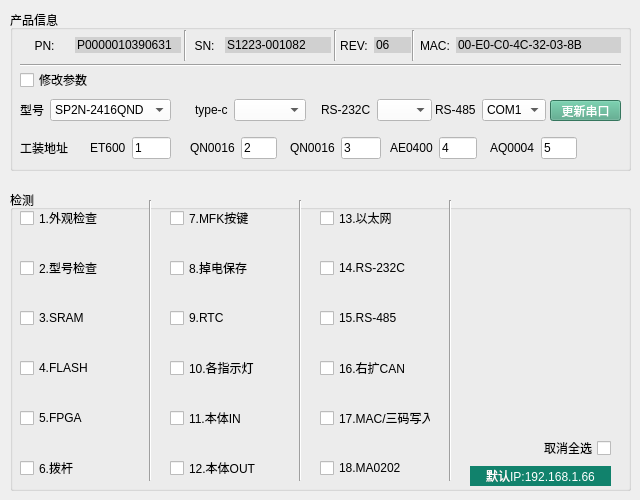
   <widget class="QWidget" name="tab_4">
    <attribute name="title">
     <string>CPU</string>
    </attribute>
    <widget class="QGroupBox" name="groupBox_18">
     <property name="geometry">
      <rect>
       <x>10</x>
       <y>10</y>
       <width>621</width>
       <height>161</height>
      </rect>
     </property>
     <property name="title">
      <string>产品信息</string>
     </property>
     <widget class="QWidget" name="layoutWidget_20">
      <property name="geometry">
       <rect>
        <x>330</x>
        <y>20</y>
        <width>71</width>
        <height>31</height>
       </rect>
      </property>
      <layout class="QHBoxLayout" name="horizontalLayout_30">
       <item>
        <widget class="QLabel" name="label_56">
         <property name="styleSheet">
          <string notr="true">font: 87 10pt &quot;Arial Black&quot;;
</string>
         </property>
         <property name="text">
          <string>REV:</string>
         </property>
         <property name="alignment">
          <set>Qt::AlignCenter</set>
         </property>
        </widget>
       </item>
       <item alignment="Qt::AlignHCenter|Qt::AlignVCenter">
        <widget class="QLineEdit" name="lineEdit_32">
         <property name="styleSheet">
          <string notr="true">background-color: rgb(208, 208, 208);
font: 87 10pt &quot;Arial Black&quot;;
border: none;</string>
         </property>
         <property name="text">
          <string>06</string>
         </property>
        </widget>
       </item>
      </layout>
     </widget>
     <widget class="QWidget" name="layoutWidget_21">
      <property name="geometry">
       <rect>
        <x>180</x>
        <y>20</y>
        <width>141</width>
        <height>31</height>
       </rect>
      </property>
      <layout class="QHBoxLayout" name="horizontalLayout_31">
       <item>
        <widget class="QLabel" name="label_57">
         <property name="styleSheet">
          <string notr="true">font: 87 10pt &quot;Arial Black&quot;;
</string>
         </property>
         <property name="text">
          <string>SN:</string>
         </property>
         <property name="alignment">
          <set>Qt::AlignCenter</set>
         </property>
        </widget>
       </item>
       <item alignment="Qt::AlignHCenter|Qt::AlignVCenter">
        <widget class="QLineEdit" name="lineEdit_31">
         <property name="styleSheet">
          <string notr="true">background-color: rgb(208, 208, 208);
font: 87 10pt &quot;Arial Black&quot;;
border: none;
</string>
         </property>
         <property name="text">
          <string>S1223-001082</string>
         </property>
        </widget>
       </item>
      </layout>
     </widget>
     <widget class="QWidget" name="layoutWidget_22">
      <property name="geometry">
       <rect>
        <x>10</x>
        <y>20</y>
        <width>161</width>
        <height>31</height>
       </rect>
      </property>
      <layout class="QHBoxLayout" name="horizontalLayout_32">
       <item>
        <widget class="QLabel" name="label_58">
         <property name="styleSheet">
          <string notr="true">font: 87 10pt &quot;Arial Black&quot;;
</string>
         </property>
         <property name="text">
          <string>PN:</string>
         </property>
         <property name="alignment">
          <set>Qt::AlignCenter</set>
         </property>
        </widget>
       </item>
       <item alignment="Qt::AlignHCenter|Qt::AlignVCenter">
        <widget class="QLineEdit" name="lineEdit_30">
         <property name="styleSheet">
          <string notr="true">background-color: rgb(208, 208, 208);
font: 87 10pt &quot;Arial Black&quot;;
border: none;</string>
         </property>
         <property name="text">
          <string>P0000010390631</string>
         </property>
        </widget>
       </item>
      </layout>
     </widget>
     <widget class="QWidget" name="layoutWidget_23">
      <property name="geometry">
       <rect>
        <x>10</x>
        <y>85</y>
        <width>151</width>
        <height>30</height>
       </rect>
      </property>
      <layout class="QHBoxLayout" name="horizontalLayout_33">
       <item>
        <widget class="QLabel" name="label_59">
         <property name="text">
          <string>型号</string>
         </property>
        </widget>
       </item>
       <item>
        <widget class="QComboBox" name="comboBox_20">
         <property name="styleSheet">
          <string notr="true">background-color: rgb(255, 255, 255);</string>
         </property>
         <item>
          <property name="text">
           <string>SP2N-2416QND</string>
          </property>
         </item>
        </widget>
       </item>
      </layout>
     </widget>
     <widget class="QWidget" name="layoutWidget_24">
      <property name="geometry">
       <rect>
        <x>311</x>
        <y>85</y>
        <width>111</width>
        <height>30</height>
       </rect>
      </property>
      <layout class="QHBoxLayout" name="horizontalLayout_34">
       <item alignment="Qt::AlignHCenter">
        <widget class="QLabel" name="label_60">
         <property name="text">
          <string>RS-232C</string>
         </property>
        </widget>
       </item>
       <item>
        <widget class="QComboBox" name="comboBox_21">
         <property name="styleSheet">
          <string notr="true">background-color: rgb(255, 255, 255);</string>
         </property>
        </widget>
       </item>
      </layout>
     </widget>
     <widget class="QWidget" name="layoutWidget_25">
      <property name="geometry">
       <rect>
        <x>425</x>
        <y>85</y>
        <width>111</width>
        <height>30</height>
       </rect>
      </property>
      <layout class="QHBoxLayout" name="horizontalLayout_37">
       <item alignment="Qt::AlignHCenter">
        <widget class="QLabel" name="label_64">
         <property name="text">
          <string>RS-485</string>
         </property>
        </widget>
       </item>
       <item>
        <widget class="QComboBox" name="comboBox_22">
         <property name="styleSheet">
          <string notr="true">background-color: rgb(255, 255, 255);</string>
         </property>
         <item>
          <property name="text">
           <string>COM1</string>
          </property>
         </item>
        </widget>
       </item>
      </layout>
     </widget>
     <widget class="QWidget" name="layoutWidget_3">
      <property name="geometry">
       <rect>
        <x>80</x>
        <y>123</y>
        <width>81</width>
        <height>30</height>
       </rect>
      </property>
      <layout class="QHBoxLayout" name="horizontalLayout_8">
       <item>
        <widget class="QLabel" name="label_67">
         <property name="text">
          <string>ET600</string>
         </property>
        </widget>
       </item>
       <item>
        <widget class="QLineEdit" name="lineEdit_34">
         <property name="styleSheet">
          <string notr="true">background-color: rgb(255, 255, 255);</string>
         </property>
         <property name="text">
          <string>1</string>
         </property>
        </widget>
       </item>
      </layout>
     </widget>
     <widget class="QWidget" name="layoutWidget_4">
      <property name="geometry">
       <rect>
        <x>180</x>
        <y>123</y>
        <width>87</width>
        <height>30</height>
       </rect>
      </property>
      <layout class="QHBoxLayout" name="horizontalLayout_9">
       <item>
        <widget class="QLabel" name="label_68">
         <property name="text">
          <string>QN0016</string>
         </property>
        </widget>
       </item>
       <item>
        <widget class="QLineEdit" name="lineEdit_35">
         <property name="styleSheet">
          <string notr="true">background-color: rgb(255, 255, 255);</string>
         </property>
         <property name="text">
          <string>2</string>
         </property>
        </widget>
       </item>
      </layout>
     </widget>
     <widget class="QWidget" name="layoutWidget_5">
      <property name="geometry">
       <rect>
        <x>280</x>
        <y>123</y>
        <width>91</width>
        <height>30</height>
       </rect>
      </property>
      <layout class="QHBoxLayout" name="horizontalLayout_10">
       <item>
        <widget class="QLabel" name="label_69">
         <property name="text">
          <string>QN0016</string>
         </property>
        </widget>
       </item>
       <item>
        <widget class="QLineEdit" name="lineEdit_36">
         <property name="styleSheet">
          <string notr="true">background-color: rgb(255, 255, 255);</string>
         </property>
         <property name="text">
          <string>3</string>
         </property>
        </widget>
       </item>
      </layout>
     </widget>
     <widget class="QWidget" name="layoutWidget_6">
      <property name="geometry">
       <rect>
        <x>380</x>
        <y>123</y>
        <width>87</width>
        <height>30</height>
       </rect>
      </property>
      <layout class="QHBoxLayout" name="horizontalLayout_14">
       <item>
        <widget class="QLabel" name="label_70">
         <property name="text">
          <string>AE0400</string>
         </property>
        </widget>
       </item>
       <item>
        <widget class="QLineEdit" name="lineEdit_37">
         <property name="styleSheet">
          <string notr="true">background-color: rgb(255, 255, 255);</string>
         </property>
         <property name="text">
          <string>4</string>
         </property>
        </widget>
       </item>
      </layout>
     </widget>
     <widget class="QWidget" name="layoutWidget_8">
      <property name="geometry">
       <rect>
        <x>480</x>
        <y>123</y>
        <width>87</width>
        <height>30</height>
       </rect>
      </property>
      <layout class="QHBoxLayout" name="horizontalLayout_40">
       <item>
        <widget class="QLabel" name="label_71">
         <property name="text">
          <string>AQ0004</string>
         </property>
        </widget>
       </item>
       <item>
        <widget class="QLineEdit" name="lineEdit_38">
         <property name="styleSheet">
          <string notr="true">background-color: rgb(255, 255, 255);</string>
         </property>
         <property name="text">
          <string>5</string>
         </property>
        </widget>
       </item>
      </layout>
     </widget>
     <widget class="QCheckBox" name="checkBox_71">
      <property name="geometry">
       <rect>
        <x>10</x>
        <y>62</y>
        <width>71</width>
        <height>16</height>
       </rect>
      </property>
      <property name="text">
       <string>修改参数</string>
      </property>
     </widget>
     <widget class="QPushButton" name="pushButton_renewSerial">
      <property name="geometry">
       <rect>
        <x>540</x>
        <y>90</y>
        <width>71</width>
        <height>21</height>
       </rect>
      </property>
      <property name="styleSheet">
       <string notr="true">background-color: rgb(126, 126, 126);
color: rgb(255, 255, 255);
background-color: rgb(76, 165, 132);</string>
      </property>
      <property name="text">
       <string>更新串口</string>
      </property>
     </widget>
     <widget class="QWidget" name="layoutWidget_26">
      <property name="geometry">
       <rect>
        <x>185</x>
        <y>85</y>
        <width>111</width>
        <height>30</height>
       </rect>
      </property>
      <layout class="QHBoxLayout" name="horizontalLayout_39">
       <item>
        <widget class="QLabel" name="label_66">
         <property name="text">
          <string>type-c</string>
         </property>
        </widget>
       </item>
       <item>
        <widget class="QComboBox" name="comboBox_23">
         <property name="styleSheet">
          <string notr="true">background-color: rgb(255, 255, 255);</string>
         </property>
        </widget>
       </item>
      </layout>
     </widget>
     <widget class="QLabel" name="label_90">
      <property name="geometry">
       <rect>
        <x>10</x>
        <y>124</y>
        <width>61</width>
        <height>28</height>
       </rect>
      </property>
      <property name="text">
       <string>工装地址</string>
      </property>
     </widget>
     <widget class="Line" name="line_5">
      <property name="geometry">
       <rect>
        <x>10</x>
        <y>45</y>
        <width>601</width>
        <height>20</height>
       </rect>
      </property>
      <property name="orientation">
       <enum>Qt::Horizontal</enum>
      </property>
     </widget>
     <widget class="QWidget" name="layoutWidget">
      <property name="geometry">
       <rect>
        <x>410</x>
        <y>20</y>
        <width>201</width>
        <height>31</height>
       </rect>
      </property>
      <layout class="QHBoxLayout" name="horizontalLayout_7">
       <item>
        <widget class="QLabel" name="label_61">
         <property name="styleSheet">
          <string notr="true">font: 87 10pt &quot;Arial Black&quot;;
</string>
         </property>
         <property name="text">
          <string>MAC:</string>
         </property>
        </widget>
       </item>
       <item>
        <widget class="QLineEdit" name="lineEdit_33">
         <property name="styleSheet">
          <string notr="true">background-color: rgb(208, 208, 208);
font: 87 10pt &quot;Arial Black&quot;;
border: none;</string>
         </property>
         <property name="text">
          <string>00-E0-C0-4C-32-03-8B</string>
         </property>
        </widget>
       </item>
      </layout>
     </widget>
     <widget class="Line" name="line_11">
      <property name="geometry">
       <rect>
        <x>165</x>
        <y>20</y>
        <width>20</width>
        <height>31</height>
       </rect>
      </property>
      <property name="orientation">
       <enum>Qt::Vertical</enum>
      </property>
     </widget>
     <widget class="Line" name="line_12">
      <property name="geometry">
       <rect>
        <x>315</x>
        <y>20</y>
        <width>20</width>
        <height>31</height>
       </rect>
      </property>
      <property name="orientation">
       <enum>Qt::Vertical</enum>
      </property>
     </widget>
     <widget class="Line" name="line_13">
      <property name="geometry">
       <rect>
        <x>393</x>
        <y>20</y>
        <width>20</width>
        <height>31</height>
       </rect>
      </property>
      <property name="orientation">
       <enum>Qt::Vertical</enum>
      </property>
     </widget>
     <zorder>line_5</zorder>
     <zorder>line_13</zorder>
     <zorder>line_12</zorder>
     <zorder>line_11</zorder>
     <zorder>layoutWidget</zorder>
     <zorder>layoutWidget_20</zorder>
     <zorder>layoutWidget_21</zorder>
     <zorder>layoutWidget_22</zorder>
     <zorder>layoutWidget_23</zorder>
     <zorder>layoutWidget_24</zorder>
     <zorder>layoutWidget_25</zorder>
     <zorder>layoutWidget_3</zorder>
     <zorder>layoutWidget_4</zorder>
     <zorder>layoutWidget_5</zorder>
     <zorder>layoutWidget_6</zorder>
     <zorder>layoutWidget_8</zorder>
     <zorder>checkBox_71</zorder>
     <zorder>pushButton_renewSerial</zorder>
     <zorder>layoutWidget_26</zorder>
     <zorder>label_90</zorder>
    </widget>
    <widget class="QGroupBox" name="groupBox_19">
     <property name="geometry">
      <rect>
       <x>10</x>
       <y>190</y>
       <width>621</width>
       <height>301</height>
      </rect>
     </property>
     <property name="title">
      <string>检测</string>
     </property>
     <widget class="QCheckBox" name="checkBox_53">
      <property name="geometry">
       <rect>
        <x>10</x>
        <y>170</y>
        <width>101</width>
        <height>16</height>
       </rect>
      </property>
      <property name="text">
       <string>4.FLASH</string>
      </property>
     </widget>
     <widget class="QCheckBox" name="checkBox_56">
      <property name="geometry">
       <rect>
        <x>10</x>
        <y>270</y>
        <width>101</width>
        <height>16</height>
       </rect>
      </property>
      <property name="text">
       <string>6.拨杆</string>
      </property>
     </widget>
     <widget class="QCheckBox" name="checkBox_55">
      <property name="geometry">
       <rect>
        <x>10</x>
        <y>220</y>
        <width>101</width>
        <height>16</height>
       </rect>
      </property>
      <property name="text">
       <string>5.FPGA</string>
      </property>
     </widget>
     <widget class="QCheckBox" name="checkBox_57">
      <property name="geometry">
       <rect>
        <x>160</x>
        <y>20</y>
        <width>101</width>
        <height>16</height>
       </rect>
      </property>
      <property name="text">
       <string>7.MFK按键</string>
      </property>
     </widget>
     <widget class="QCheckBox" name="checkBox_58">
      <property name="geometry">
       <rect>
        <x>160</x>
        <y>70</y>
        <width>101</width>
        <height>16</height>
       </rect>
      </property>
      <property name="text">
       <string>8.掉电保存</string>
      </property>
     </widget>
     <widget class="QCheckBox" name="checkBox_60">
      <property name="geometry">
       <rect>
        <x>160</x>
        <y>170</y>
        <width>101</width>
        <height>16</height>
       </rect>
      </property>
      <property name="text">
       <string>10.各指示灯</string>
      </property>
     </widget>
     <widget class="QCheckBox" name="checkBox_59">
      <property name="geometry">
       <rect>
        <x>160</x>
        <y>120</y>
        <width>101</width>
        <height>16</height>
       </rect>
      </property>
      <property name="text">
       <string>9.RTC</string>
      </property>
     </widget>
     <widget class="QCheckBox" name="checkBox_61">
      <property name="geometry">
       <rect>
        <x>160</x>
        <y>220</y>
        <width>101</width>
        <height>16</height>
       </rect>
      </property>
      <property name="text">
       <string>11.本体IN</string>
      </property>
     </widget>
     <widget class="QCheckBox" name="checkBox_62">
      <property name="geometry">
       <rect>
        <x>160</x>
        <y>270</y>
        <width>101</width>
        <height>16</height>
       </rect>
      </property>
      <property name="text">
       <string>12.本体OUT</string>
      </property>
     </widget>
     <widget class="QCheckBox" name="checkBox_64">
      <property name="geometry">
       <rect>
        <x>310</x>
        <y>70</y>
        <width>101</width>
        <height>16</height>
       </rect>
      </property>
      <property name="text">
       <string>14.RS-232C</string>
      </property>
     </widget>
     <widget class="QCheckBox" name="checkBox_63">
      <property name="geometry">
       <rect>
        <x>310</x>
        <y>20</y>
        <width>101</width>
        <height>16</height>
       </rect>
      </property>
      <property name="text">
       <string>13.以太网</string>
      </property>
     </widget>
     <widget class="QCheckBox" name="checkBox_65">
      <property name="geometry">
       <rect>
        <x>310</x>
        <y>120</y>
        <width>101</width>
        <height>16</height>
       </rect>
      </property>
      <property name="text">
       <string>15.RS-485</string>
      </property>
     </widget>
     <widget class="QCheckBox" name="checkBox_66">
      <property name="geometry">
       <rect>
        <x>310</x>
        <y>170</y>
        <width>101</width>
        <height>16</height>
       </rect>
      </property>
      <property name="text">
       <string>16.右扩CAN</string>
      </property>
     </widget>
     <widget class="QCheckBox" name="checkBox_67">
      <property name="geometry">
       <rect>
        <x>310</x>
        <y>270</y>
        <width>101</width>
        <height>16</height>
       </rect>
      </property>
      <property name="text">
       <string>18.MA0202</string>
      </property>
     </widget>
     <widget class="QCheckBox" name="checkBox_50">
      <property name="geometry">
       <rect>
        <x>10</x>
        <y>20</y>
        <width>101</width>
        <height>16</height>
       </rect>
      </property>
      <property name="text">
       <string>1.外观检查</string>
      </property>
     </widget>
     <widget class="QCheckBox" name="checkBox_54">
      <property name="geometry">
       <rect>
        <x>310</x>
        <y>220</y>
        <width>111</width>
        <height>16</height>
       </rect>
      </property>
      <property name="text">
       <string>17.MAC/三码写入</string>
      </property>
     </widget>
     <widget class="QLabel" name="label_14">
      <property name="geometry">
       <rect>
        <x>460</x>
        <y>276</y>
        <width>141</width>
        <height>20</height>
       </rect>
      </property>
      <property name="styleSheet">
       <string notr="true">background-color: rgb(126, 126, 126);
color: rgb(255, 255, 255);
background-color: #11826C;</string>
      </property>
      <property name="text">
       <string>默认IP:192.168.1.66</string>
      </property>
      <property name="alignment">
       <set>Qt::AlignCenter</set>
      </property>
     </widget>
     <widget class="Line" name="line_6">
      <property name="geometry">
       <rect>
        <x>130</x>
        <y>10</y>
        <width>21</width>
        <height>281</height>
       </rect>
      </property>
      <property name="orientation">
       <enum>Qt::Vertical</enum>
      </property>
     </widget>
     <widget class="Line" name="line_9">
      <property name="geometry">
       <rect>
        <x>280</x>
        <y>10</y>
        <width>21</width>
        <height>281</height>
       </rect>
      </property>
      <property name="orientation">
       <enum>Qt::Vertical</enum>
      </property>
     </widget>
     <widget class="Line" name="line_10">
      <property name="geometry">
       <rect>
        <x>430</x>
        <y>10</y>
        <width>21</width>
        <height>281</height>
       </rect>
      </property>
      <property name="orientation">
       <enum>Qt::Vertical</enum>
      </property>
     </widget>
     <widget class="QCheckBox" name="checkBox_51">
      <property name="geometry">
       <rect>
        <x>10</x>
        <y>70</y>
        <width>101</width>
        <height>16</height>
       </rect>
      </property>
      <property name="text">
       <string>2.型号检查</string>
      </property>
     </widget>
     <widget class="QCheckBox" name="checkBox_52">
      <property name="geometry">
       <rect>
        <x>10</x>
        <y>120</y>
        <width>101</width>
        <height>16</height>
       </rect>
      </property>
      <property name="text">
       <string>3.SRAM</string>
      </property>
     </widget>
     <widget class="QCheckBox" name="checkBox_73">
      <property name="geometry">
       <rect>
        <x>530</x>
        <y>250</y>
        <width>71</width>
        <height>16</height>
       </rect>
      </property>
      <property name="layoutDirection">
       <enum>Qt::RightToLeft</enum>
      </property>
      <property name="text">
       <string>取消全选</string>
      </property>
     </widget>
    </widget>
   </widget>
